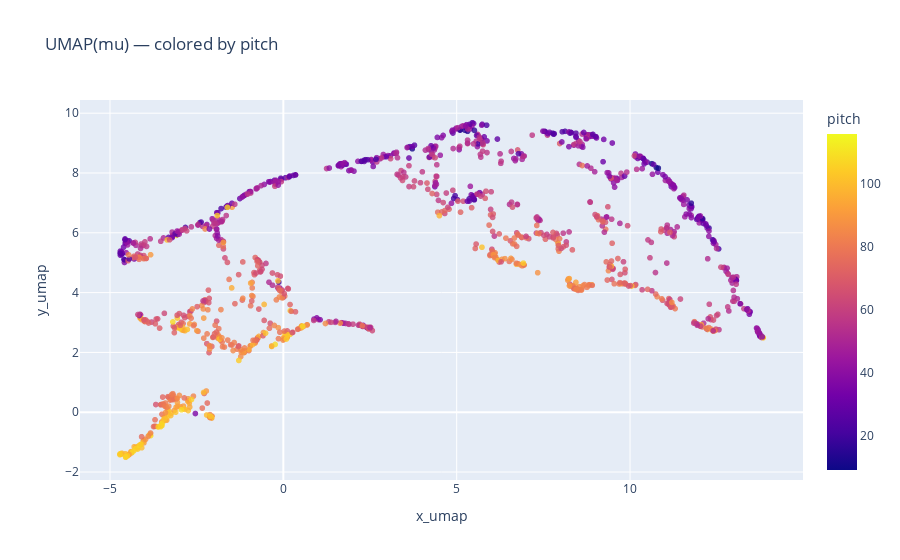

Notebook cell for this chart:
### Code cell
fig = px.scatter(
    df,
    x="x_umap",
    y="y_umap",
    color="pitch",
    hover_data=["key", "family", "pitch"],
    title="UMAP(mu) — colored by pitch",
    opacity=0.8,
)
fig.update_traces(marker=dict(size=6))
fig.show()

### Figure 1 — Plotly figure (JSON) as saved in the notebook; plotly's stock layout.template omitted (floating-point values rounded to 4 significant figures; data arrays with more than 128 entries replaced by an {"elided": "..."} marker saying what was removed)
{"data": [{"customdata": {"elided": "1267x3 mixed values"}, "hovertemplate": "x_umap=%{x}<br>y_umap=%{y}<br>key=%{customdata[0]}<br>family=%{customdata[1]}<br>pitch=%{marker.color}<extra></extra>", "legendgroup": "", "marker": {"color": {"elided": "1267 int values"}, "coloraxis": "coloraxis", "opacity": 0.8, "size": 6, "symbol": "circle"}, "mode": "markers", "name": "", "showlegend": false, "type": "scattergl", "x": {"elided": "1267 float values"}, "xaxis": "x", "y": {"elided": "1267 float values"}, "yaxis": "y"}], "layout": {"coloraxis": {"colorbar": {"title": {"text": "pitch"}}, "colorscale": [[0, "#0d0887"], [0.1111, "#46039f"], [0.2222, "#7201a8"], [0.3333, "#9c179e"], [0.4444, "#bd3786"], [0.5556, "#d8576b"], [0.6667, "#ed7953"], [0.7778, "#fb9f3a"], [0.8889, "#fdca26"], [1, "#f0f921"]]}, "legend": {"tracegroupgap": 0}, "title": {"text": "UMAP(mu) — colored by pitch"}, "xaxis": {"anchor": "y", "domain": [0, 1], "title": {"text": "x_umap"}}, "yaxis": {"anchor": "x", "domain": [0, 1], "title": {"text": "y_umap"}}}}
